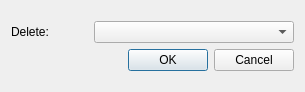
<?xml version="1.0" encoding="UTF-8"?>
<ui version="4.0">
 <class>DeleteBooks</class>
 <widget class="QDialog" name="DeleteBooks">
  <property name="geometry">
   <rect>
    <x>0</x>
    <y>0</y>
    <width>305</width>
    <height>92</height>
   </rect>
  </property>
  <property name="windowTitle">
   <string>Dialog</string>
  </property>
  <layout class="QVBoxLayout" name="verticalLayout_2">
   <item>
    <layout class="QVBoxLayout" name="verticalLayout">
     <item>
      <layout class="QHBoxLayout" name="horizontalLayout">
       <item>
        <widget class="QLabel" name="lbdDelete">
         <property name="text">
          <string>Delete: </string>
         </property>
        </widget>
       </item>
       <item>
        <spacer name="horizontalSpacer_2">
         <property name="orientation">
          <enum>Qt::Horizontal</enum>
         </property>
         <property name="sizeHint" stdset="0">
          <size>
           <width>40</width>
           <height>20</height>
          </size>
         </property>
        </spacer>
       </item>
       <item>
        <widget class="QComboBox" name="comboDelete">
         <property name="sizePolicy">
          <sizepolicy hsizetype="Preferred" vsizetype="Fixed">
           <horstretch>0</horstretch>
           <verstretch>0</verstretch>
          </sizepolicy>
         </property>
         <property name="minimumSize">
          <size>
           <width>200</width>
           <height>0</height>
          </size>
         </property>
        </widget>
       </item>
      </layout>
     </item>
     <item>
      <layout class="QHBoxLayout" name="horizontalLayout_2">
       <item>
        <spacer name="horizontalSpacer">
         <property name="orientation">
          <enum>Qt::Horizontal</enum>
         </property>
         <property name="sizeHint" stdset="0">
          <size>
           <width>40</width>
           <height>20</height>
          </size>
         </property>
        </spacer>
       </item>
       <item>
        <widget class="QDialogButtonBox" name="buttonBox">
         <property name="standardButtons">
          <set>QDialogButtonBox::Cancel|QDialogButtonBox::Ok</set>
         </property>
        </widget>
       </item>
      </layout>
     </item>
    </layout>
   </item>
  </layout>
 </widget>
 <resources/>
 <connections/>
</ui>
